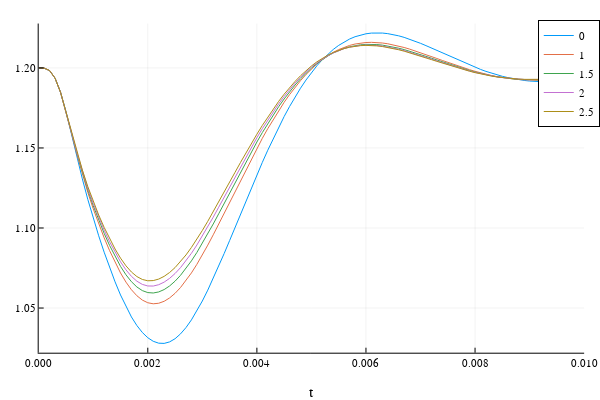

Notebook code for this chart:
### Code cell
plot(sol_0, vars=(0,13), xlims = (0,0.01), label="0")
plot!(sol_1, vars=(0,13), xlims = (0,0.01), label="1")
plot!(sol_15, vars=(0,13), xlims = (0,0.01), label="1.5")
plot!(sol_2, vars=(0,13), xlims = (0,0.01), label="2")
plot!(sol_25, vars=(0,13), xlims = (0,0.01), label="2.5")

### Figure 1 — Plotly figure (JSON) as saved in the notebook; plotly's stock layout.template omitted (floating-point values rounded to 4 significant figures; data arrays with more than 128 entries replaced by an {"elided": "..."} marker saying what was removed)
{"data": [{"colorbar": {"title": ""}, "legendgroup": "0", "line": {"color": "rgba(0, 154, 250, 1.000)", "dash": "solid", "shape": "linear", "width": 1}, "mode": "lines", "name": "0", "showlegend": true, "type": "scatter", "x": {"elided": "301 float values"}, "xaxis": "x1", "y": {"elided": "301 float values"}, "yaxis": "y1", "zmax": null, "zmin": null}, {"colorbar": {"title": ""}, "legendgroup": "1", "line": {"color": "rgba(227, 111, 71, 1.000)", "dash": "solid", "shape": "linear", "width": 1}, "mode": "lines", "name": "1", "showlegend": true, "type": "scatter", "x": {"elided": "201 float values"}, "xaxis": "x1", "y": {"elided": "201 float values"}, "yaxis": "y1", "zmax": null, "zmin": null}, {"colorbar": {"title": ""}, "legendgroup": "1.5", "line": {"color": "rgba(62, 164, 78, 1.000)", "dash": "solid", "shape": "linear", "width": 1}, "mode": "lines", "name": "1.5", "showlegend": true, "type": "scatter", "x": {"elided": "201 float values"}, "xaxis": "x1", "y": {"elided": "201 float values"}, "yaxis": "y1", "zmax": null, "zmin": null}, {"colorbar": {"title": ""}, "legendgroup": "2", "line": {"color": "rgba(195, 113, 210, 1.000)", "dash": "solid", "shape": "linear", "width": 1}, "mode": "lines", "name": "2", "showlegend": true, "type": "scatter", "x": {"elided": "301 float values"}, "xaxis": "x1", "y": {"elided": "301 float values"}, "yaxis": "y1", "zmax": null, "zmin": null}, {"colorbar": {"title": ""}, "legendgroup": "2.5", "line": {"color": "rgba(172, 142, 24, 1.000)", "dash": "solid", "shape": "linear", "width": 1}, "mode": "lines", "name": "2.5", "showlegend": true, "type": "scatter", "x": {"elided": "301 float values"}, "xaxis": "x1", "y": {"elided": "301 float values"}, "yaxis": "y1", "zmax": null, "zmin": null}], "layout": {"annotations": [], "height": 400, "legend": {"bgcolor": "rgba(255, 255, 255, 1.000)", "bordercolor": "rgba(0, 0, 0, 1.000)", "borderwidth": 1, "font": {"color": "rgba(0, 0, 0, 1.000)", "family": "sans-serif", "size": 11}, "tracegroupgap": 0, "traceorder": "normal", "x": 1.02, "xanchor": "auto", "y": 1, "yanchor": "auto"}, "margin": {"b": 20, "l": 0, "r": 0, "t": 20}, "paper_bgcolor": "rgba(255, 255, 255, 1.000)", "plot_bgcolor": "rgba(255, 255, 255, 1.000)", "showlegend": true, "width": 600, "xaxis": {"anchor": "y1", "domain": [0.06582, 0.9934], "gridcolor": "rgba(0, 0, 0, 0.100)", "gridwidth": 0.5, "linecolor": "rgba(0, 0, 0, 1.000)", "mirror": false, "range": [0, 0.01], "showgrid": true, "showline": true, "showticklabels": true, "tickangle": 0, "tickcolor": "rgb(0, 0, 0)", "tickfont": {"color": "rgba(0, 0, 0, 1.000)", "family": "sans-serif", "size": 11}, "tickmode": "array", "ticks": "inside", "ticktext": ["0.000", "0.002", "0.004", "0.006", "0.008", "0.010"], "tickvals": [0, 0.002, 0.004, 0.006, 0.008, 0.01], "title": "t", "titlefont": {"color": "rgba(0, 0, 0, 1.000)", "family": "sans-serif", "size": 15}, "type": "-", "visible": true, "zeroline": false, "zerolinecolor": "rgba(0, 0, 0, 1.000)"}, "yaxis": {"anchor": "x1", "domain": [0.07581, 0.9902], "gridcolor": "rgba(0, 0, 0, 0.100)", "gridwidth": 0.5, "linecolor": "rgba(0, 0, 0, 1.000)", "mirror": false, "range": [1.022, 1.228], "showgrid": true, "showline": true, "showticklabels": true, "tickangle": 0, "tickcolor": "rgb(0, 0, 0)", "tickfont": {"color": "rgba(0, 0, 0, 1.000)", "family": "sans-serif", "size": 11}, "tickmode": "array", "ticks": "inside", "ticktext": ["1.05", "1.10", "1.15", "1.20"], "tickvals": [1.05, 1.1, 1.15, 1.2], "title": "", "titlefont": {"color": "rgba(0, 0, 0, 1.000)", "family": "sans-serif", "size": 15}, "type": "-", "visible": true, "zeroline": false, "zerolinecolor": "rgba(0, 0, 0, 1.000)"}}}
